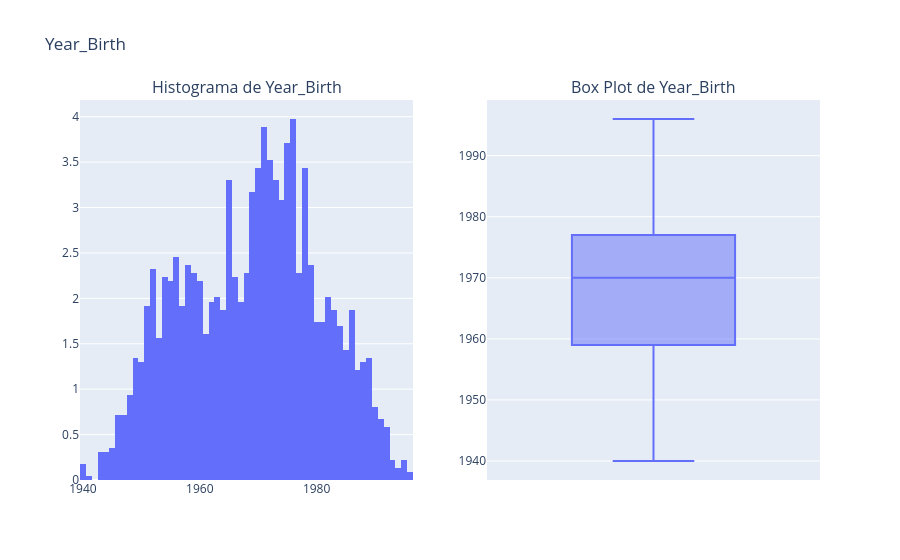

The code cell stored with this chart in its notebook:
### Code cell
campo = 'Year_Birth'
fig = make_subplots(rows=1, cols=2, subplot_titles=[f'Histograma de {campo}', f'Box Plot de {campo}'])
fig.add_trace(
    px.histogram(df, x=campo, histnorm="percent", nbins=60).data[0],
    row=1, col=1
    )
fig.add_trace(
    px.box(df, y=campo).data[0],
    row=1, col=2
    )
fig.update_layout(title_text=f'{campo}', showlegend=False)
fig.show()

### Figure 1 — Plotly figure (JSON) as saved in the notebook; plotly's stock layout.template omitted (floating-point values rounded to 4 significant figures; data arrays with more than 128 entries replaced by an {"elided": "..."} marker saying what was removed)
{"data": [{"bingroup": "x", "histnorm": "percent", "hovertemplate": "Year_Birth=%{x}<br>percent=%{y}<extra></extra>", "legendgroup": "", "marker": {"color": "#636efa", "pattern": {"shape": ""}}, "name": "", "nbinsx": 60, "orientation": "v", "showlegend": false, "type": "histogram", "x": {"elided": "2239 int values"}, "xaxis": "x", "yaxis": "y"}, {"alignmentgroup": "True", "hovertemplate": "Year_Birth=%{y}<extra></extra>", "legendgroup": "", "marker": {"color": "#636efa"}, "name": "", "notched": false, "offsetgroup": "", "orientation": "v", "showlegend": false, "type": "box", "x0": " ", "xaxis": "x2", "y": {"elided": "2239 int values"}, "y0": " ", "yaxis": "y2"}], "layout": {"annotations": [{"font": {"size": 16}, "showarrow": false, "text": "Histograma de Year_Birth", "x": 0.225, "xanchor": "center", "xref": "paper", "y": 1, "yanchor": "bottom", "yref": "paper"}, {"font": {"size": 16}, "showarrow": false, "text": "Box Plot de Year_Birth", "x": 0.775, "xanchor": "center", "xref": "paper", "y": 1, "yanchor": "bottom", "yref": "paper"}], "showlegend": false, "title": {"text": "Year_Birth"}, "xaxis": {"anchor": "y", "domain": [0, 0.45]}, "xaxis2": {"anchor": "y2", "domain": [0.55, 1]}, "yaxis": {"anchor": "x", "domain": [0, 1]}, "yaxis2": {"anchor": "x2", "domain": [0, 1]}}}
